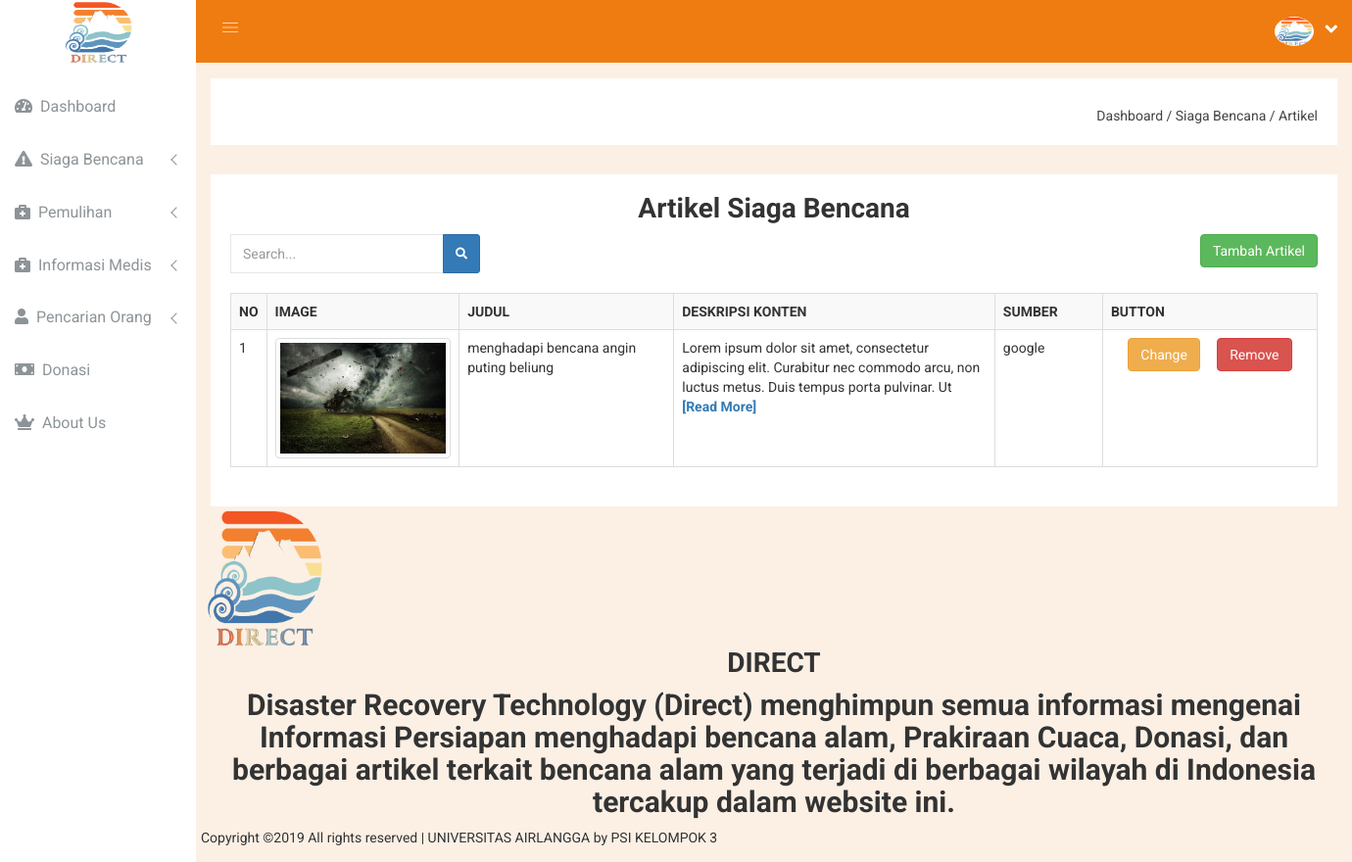
Page /main.php?module=artikeladm on the earlier database version.
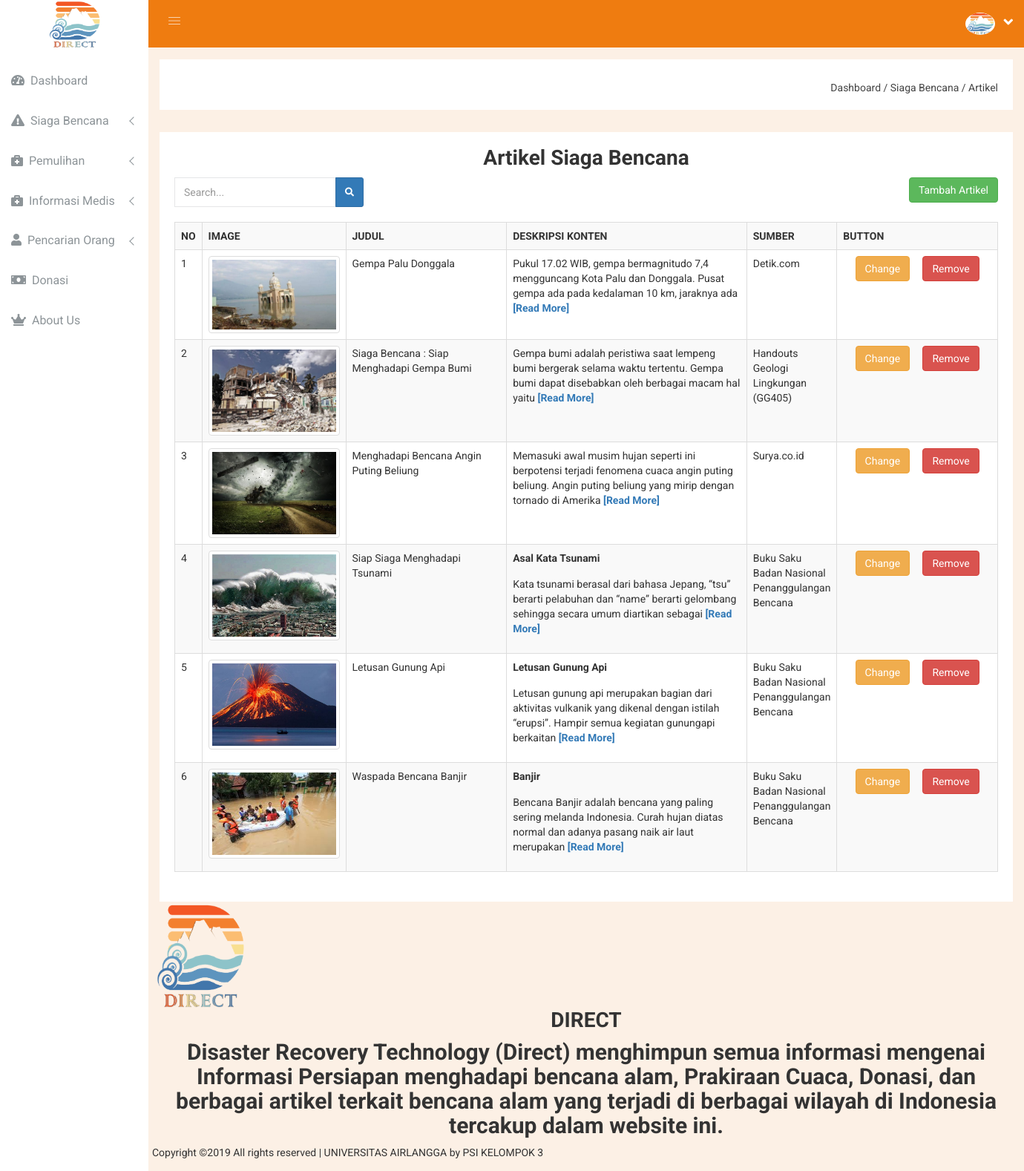
Same page on the later database version.
### tables this page shows
CREATE TABLE `artikel_sg` (
  `id` int(11) NOT NULL,
  `judul` varchar(50) NOT NULL,
  `sumber` varchar(50) NOT NULL,
  `isi` text NOT NULL,
  `image` varchar(225) NOT NULL,
  `date` date NOT NULL
);

### main.php (called while the page is built, shortened)
<?php
include('module/index.php');
?>

### module/module/artikeladm.php (the view, shortened to what this page needs)
<div class="breadcome-area">
	<div class="container-fluid">
		<div class="row">
			<div class="col-lg-12 col-md-12 col-sm-12 col-xs-12">
				<div class="breadcome-list">
					<div class="row">
						<div class="col-lg-6 col-md-6 col-sm-6 col-xs-12">
						</div>
						<div class="col-lg-6 col-md-6 col-sm-6 col-xs-12">
							<ul class="breadcome-menu">
								<li>
									<a href="?module=dashboard">Dashboard</a>
									<span class="bread-slash">/</span>
								</li>
								<li>
									<span class="bread-blod">Siaga Bencana</span> <span class="bread-slash">/</span>
								</li>
								<li>
									<span><a href="?module=artikeladm">Artikel</a></span>
								</li>
							</ul>
						</div>
					</div>
				</div>
			</div>
		</div>
	</div>
</div>
<div class="col-lg-12">
	<div class="courses-inner res-mg-b-30">
		<div class="courses-title">
			<h1 align="center">Artikel Siaga Bencana</h1>
		</div>
		<div class="row">
			<form action="" method="post" autocomplete="off">
				<div class="col-lg-3">
					<div class="input-group input-mark-inner ">
						<input type="text" placeholder="Search..."  class="input-mark-inner mg-b-22 form-control" name="cari">
						<span class="input-group-btn">
							<button type="submit" name="btn-cari" class="btn btn-sm btn-primary">
								<i class="fa fa-search"></i>
							</button>
						</span>
					</div>
				</div>
			</form>
			<div class="col-lg-9" align="right">
				<a href="?module=newartikel">
					<button class="btn btn-success">Tambah Artikel</button>
				</a>
			</div>
		</div>
		<br>
		<div class="row">
			<div class="col-md-12">
				<?php
				require('config/db.php');
				$sql="";
				if(isset($_POST['btn-cari'])){
					$cari=$_POST['cari'];
					$sql="SELECT * FROM artikel_sg WHERE judul LIKE '%$cari%' OR sumber LIKE '%".$cari."%'";
				}else{
					$sql = 'SELECT * FROM artikel_sg ORDER by id ASC';
				}
				$result = mysqli_query($con,$sql);
				$no = 1;
				?>
				<table class="table table-bordered table-striped">
					<tr>
						<th width="2%">NO</th>
						<th width="18%">IMAGE</th>
						<th width="20%">JUDUL</th>
						<th width="30%">DESKRIPSI KONTEN</th>
						<th width="10%">SUMBER</th>
						<th width="20%">BUTTON</th>
					</tr>
					<?php
					while($row = mysqli_fetch_array($result)){ ?>
					<tr>
						<td><?php echo $no; ?></td>
						<td>
							<a href="?module=dtlArticleSiaga&id=<?php echo $row['id']; ?>"> <img src="images/SiagaBencana/<?php echo $row['image']; ?>" height="60" width="100%" class="img-thumbnail" /></b>
							</a>
						</td>
						<td><?php echo $row['judul']; ?></td>
						<td>
							<?php
							echo limit_words($row['isi'],20);
							if(str_word_count($row['isi'])>20){
								echo '<a href="?module=dtlArticleSiaga&id='.$row['id'].'"> <b>[Read More]</b></a>';
							}
							?>
						</td>
						<td><?php echo $row['sumber']; ?></td>
						<td align="center">
							<a href="?module=editArtikelSiaga&id=<?php echo $row['id']; ?>"><button type="button" class="btn btn-warning btn-s">Change</button></a>
							<button type="button" name="delete" data-toggle="modal" data-target=".bs-modal-DeleteArticle<?php echo $row['id']; ?>" class="btn btn-danger bt-sm" >Remove</button>
						</td>
								</tr>
								<?php
								$no++;
							}
							?>
						</table>
					</div>
				</div>
			</div>
		</div>
		<?php
		function limit_words($string, $word_limit){
			$words = explode(" ",$string);
			return implode(" ",array_splice($words,0,$word_limit));
		}
		?>

Differences in the rows shown:
removed artikel_sg: image (picture), judul "menghadapi bencana angin puting beliung", isi "Lorem ipsum dolor sit amet, consectetur adipiscing elit. Curabitur nec commodo arcu, non luctus metus. Duis tempus porta pulvinar. Ut", sumber "google"
added artikel_sg: image (picture), judul "Gempa Palu Donggala", isi "Pukul 17.02 WIB, gempa bermagnitudo 7,4 mengguncang Kota Palu dan Donggala. Pusat gempa ada pada kedalaman 10 km, jaraknya ada", sumber "Detik.com"
added artikel_sg: image (picture), judul "Siaga Bencana : Siap Menghadapi Gempa Bumi", isi "Gempa bumi adalah peristiwa saat lempeng bumi bergerak selama waktu tertentu. Gempa bumi dapat disebabkan oleh berbagai macam hal yaitu", sumber "Handouts Geologi Lingkungan (GG405)"
added artikel_sg: image (picture), judul "Menghadapi Bencana Angin Puting Beliung", isi "Memasuki awal musim hujan seperti ini berpotensi terjadi fenomena cuaca angin puting beliung. Angin puting beliung yang mirip dengan tornado di Amerika", sumber "Surya.co.id"
added artikel_sg: image (picture), judul "Siap Siaga Menghadapi Tsunami", isi "Asal Kata Tsunami Kata tsunami berasal dari bahasa Jepang, “tsu” berarti pelabuhan dan “name” berarti gelombang sehingga secara umum diartikan sebagai", sumber "Buku Saku Badan Nasional Penanggulangan Bencana"
added artikel_sg: image (picture), judul "Letusan Gunung Api", isi "Letusan Gunung Api Letusan gunung api merupakan bagian dari aktivitas vulkanik yang dikenal dengan istilah “erupsi”. Hampir semua kegiatan gunungapi berkaitan", sumber "Buku Saku Badan Nasional Penanggulangan Bencana"
added artikel_sg: image (picture), judul "Waspada Bencana Banjir", isi "Banjir Bencana Banjir adalah bencana yang paling sering melanda Indonesia. Curah hujan diatas normal dan adanya pasang naik air laut merupakan", sumber "Buku Saku Badan Nasional Penanggulangan Bencana"
